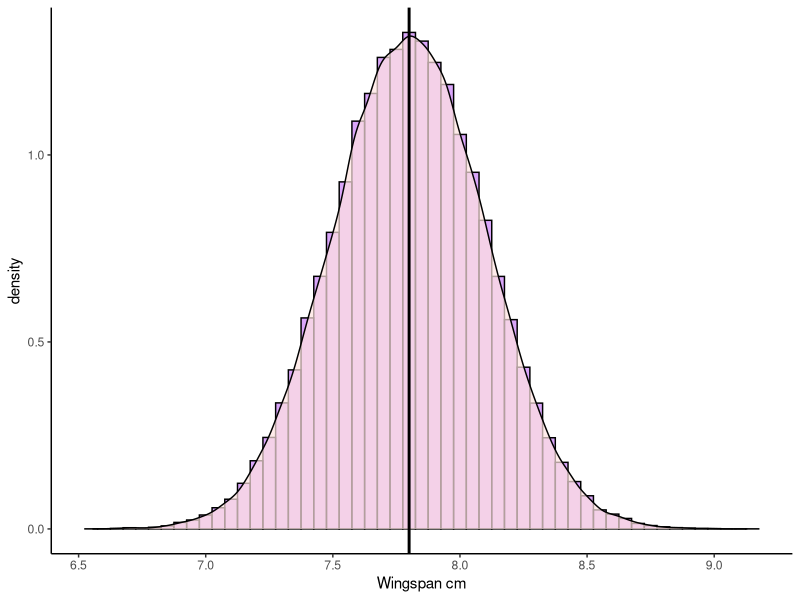
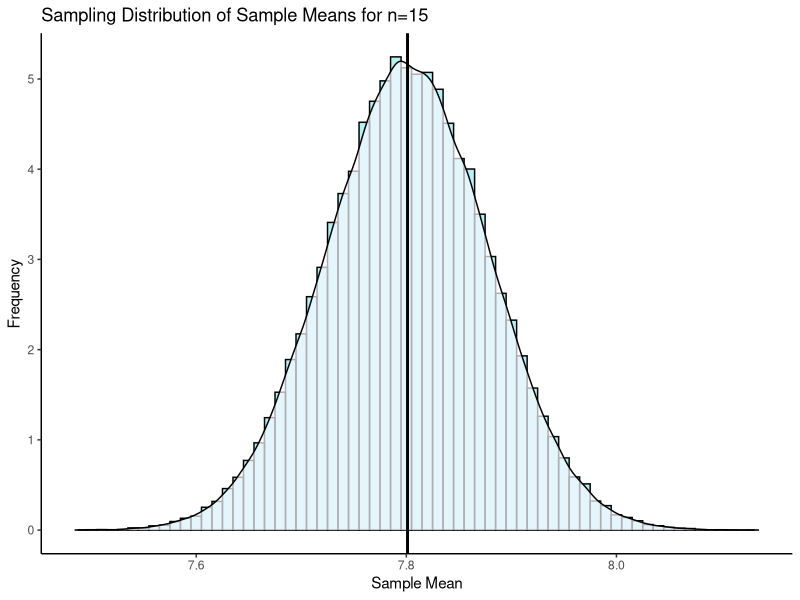

Recreate these plots in R, in order.
## ---- chunk 1
x <- rnorm(100000, mean = 7.8, sd = 0.3)
library(tidyverse)
p1 <- ggplot(data.frame(vals=x),aes(vals))+
  geom_histogram(aes(y = ..density..), color = "black", fill = "purple", alpha=.4, binwidth = 0.05) + 
  geom_density(alpha = 0.7, fill = "mistyrose") + 
  theme_classic() +
  xlab("Wingspan cm")+
  geom_vline(xintercept = 7.8, color='black',lwd=1)
p1
## ---- chunk 2
set.seed(1)
samp1 <- sample(x, size = 15, replace = T)
samp1
mean(samp1)
## ---- chunk 3

samp2 <- sample(x, size = 15, replace = T)
samp2
mean(samp2)
## ---- chunk 4
#get sample means for sampling distribution
results<-vector('list',100000)
for(i in 1:100000){
results[[i]]  <- mean(sample(x, 15, replace = T))  
}

res <- unlist(results)

p2 <- ggplot(data.frame(res), aes(x = res)) + 
  geom_histogram(aes(y = ..density..), color = "black", fill = "#4adbe0", alpha=.4, binwidth = 0.01) + 
  geom_density(alpha = 0.7, fill = "ghostwhite") + 
  theme_classic() +
  xlab("Sample Mean") +
  ylab("Frequency") +
  ggtitle("Sampling Distribution of Sample Means for n=15") +
  geom_vline(xintercept = mean(res), lwd=1)

p2
## ---- chunk 5
0.3 / sqrt(15)
## ---- chunk 6
qnorm(c(0.025, 0.975)) # get the values of z that are the boundaries of 2.5% to the left, and 97.5% to the left.
## ---- chunk 7
7.8 +  (1.96 * 0.077)

7.8 -  (1.96 * 0.077)
## ---- chunk 8
samp1
mean(samp1)
## ---- chunk 9
x_bar <- mean(samp1)  # sample mean = 7.72
x_bar

n <- length(samp1)  # sample size =  n = 15
n

sigma <- 0.3  # the pop SD given in the example

sem <- sigma/sqrt(n) # standard error of the mean (SD of sampling distribution)
sem

z <- 1.96  # the value of 'z' we need to get the middle 95% of the distribution
## ---- chunk 10
# margin of error
z * sem

# upper bound of confidence interval
x_bar + (z * sem)


# lower bound of confidence interval
x_bar - (z * sem)

## ---- chunk 11
mean(samp2)
## ---- chunk 12
# upper bound of confidence interval
7.95 + (z * sem)


# lower bound of confidence interval
7.95 - (z * sem)

## ---- chunk 13

qnorm(.9)# for 80% CI

qnorm(.95)# for 90% CI

qnorm(.975)# for 95% CI

qnorm(.995)# for 99% CI

## ---- chunk 14
#margin of error
1.281552 * sem

# upper bound of confidence interval
x_bar + (1.281552 * sem)


# lower bound of confidence interval
x_bar - (1.281552 * sem)

## ---- chunk 15
samp1
sd(samp1)

## ---- chunk 16
qt(p = 0.975, df = 14)
## ---- chunk 17

#standard error
sem1 <- sd(samp1)/sqrt(15)
sem1

# upper bound of confidence interval
7.72 + (2.144787 * sem1)


# lower bound of confidence interval
7.72 - (2.144787 * sem1)


## ---- chunk 18
#standard error
sem2 <- sd(samp2)/sqrt(15)
sem2

# upper bound of confidence interval
7.95 + (2.144787 * sem2)


# lower bound of confidence interval
7.95 - (2.144787 * sem2)
